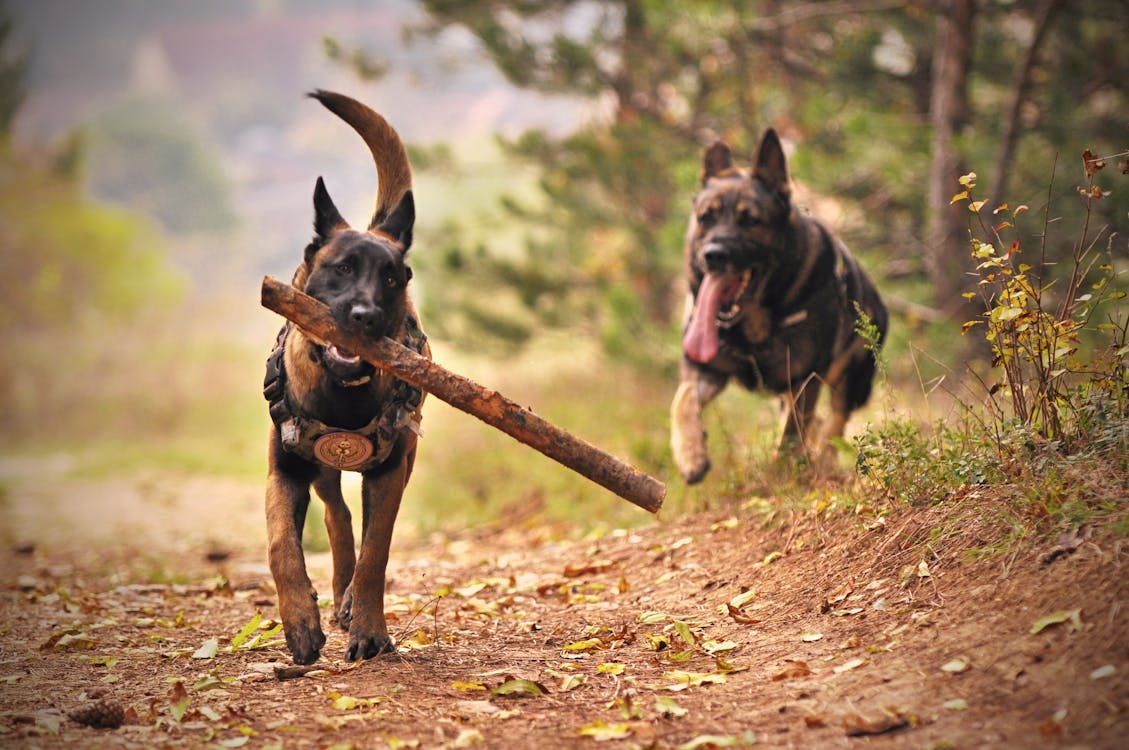
#> input picture data/dogs.jpeg, 1129 x 750 px, found by its file name
$ python roi.py
#> lines starting #> are read from the running program, lines starting #| are printed output that depends on the picture; after the words box and inside, x2 and y2 are one past the last pixel; in counts of white or black regions, pixels touching at a corner belong together
import cv2

img = cv2.imread("data/dogs.jpeg")
#> img is the input picture: shape (750, 1129, 3); mean B, G, R 94.4, 128.4, 158.6

x = 30
y = 40
w = 75
h = 100

roi = img[y:y+h, x:x+w]
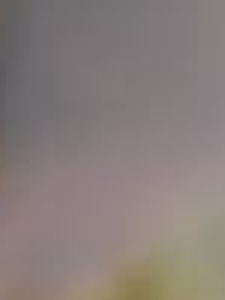
#> roi: shape (100, 75, 3) (shown 3 times larger); mean B, G, R 123, 125.8, 135.9

print(roi.shape)
#| (100, 75, 3)

img[75:150, 100:250] = [0, 255, 255]
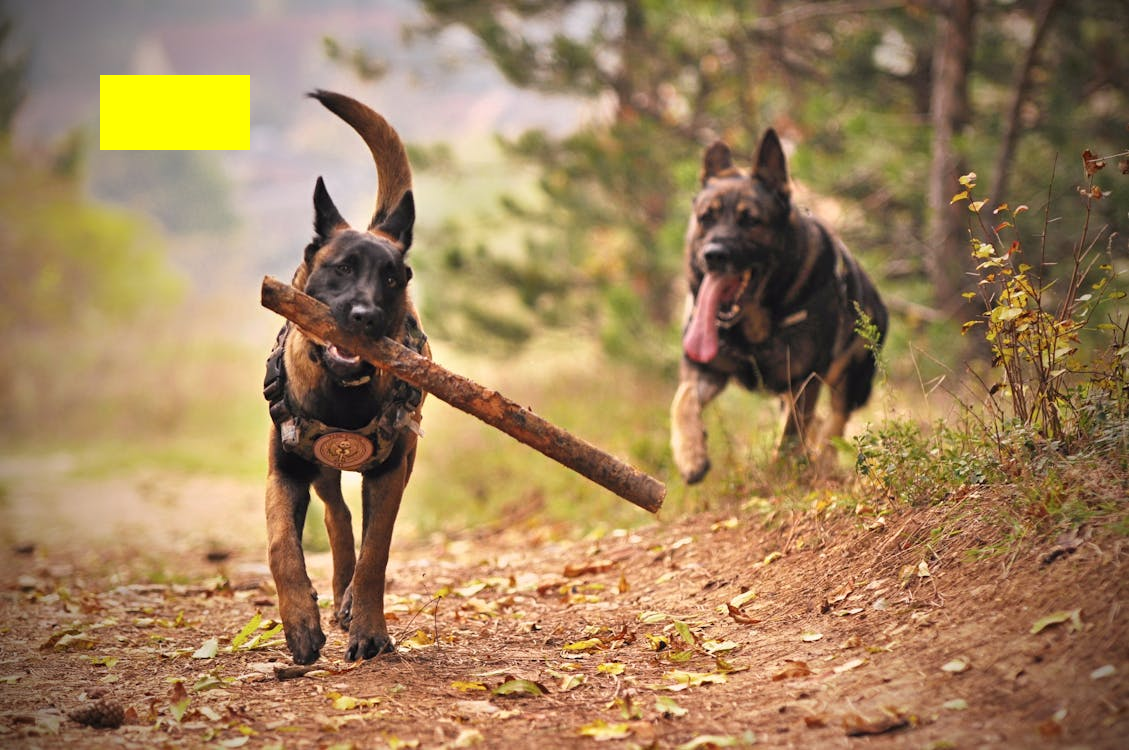
#> img: shape (750, 1129, 3); 1.33% of pixels changed, all inside (x1, y1, x2, y2) = (100, 75, 250, 150)

cv2.imshow("ROI", roi)
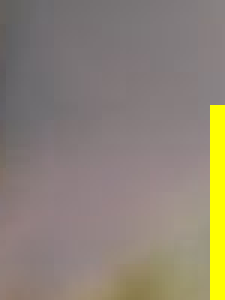
#> window 'ROI': shape (100, 75, 3) (shown 3 times larger); mean B, G, R 117.2, 130.7, 140.4
cv2.imshow("Changed image", img)

cv2.waitKey(0)
cv2.destroyAllWindows()

# [13 lines of commented-out code are left out]

$ run again, with data/cats.jpeg copied over data/dogs.jpeg
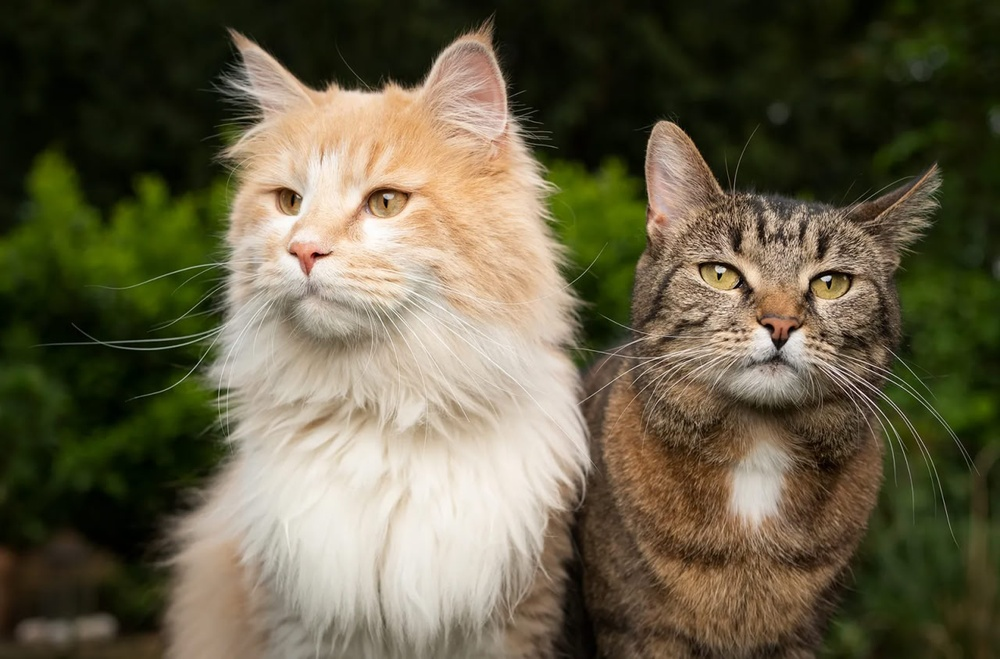
#> input picture data/cats.jpeg, 1000 x 659 px, shrunk from 1280 x 843 before the run, found by its file name
#> img is the input picture: shape (659, 1000, 3); mean B, G, R 70.6, 94.4, 101.1
#| (100, 75, 3)
#> `img[75:150, 100:250] = [0, 255, 255]`:
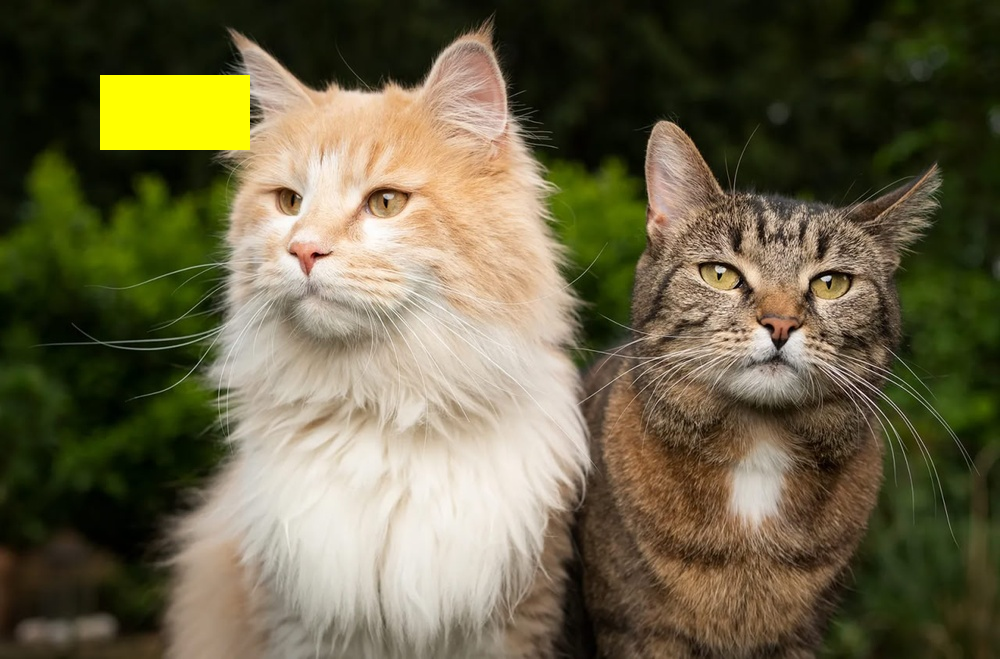
#> img: shape (659, 1000, 3); 1.71% of pixels changed, all inside (x1, y1, x2, y2) = (100, 75, 250, 150)
#> `cv2.imshow("ROI", roi)`:
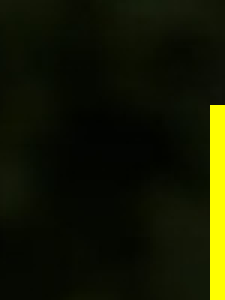
#> window 'ROI': shape (100, 75, 3) (shown 3 times larger); mean B, G, R 2.5, 23.4, 19.9

$ run again, with data/house.jpg copied over data/dogs.jpeg
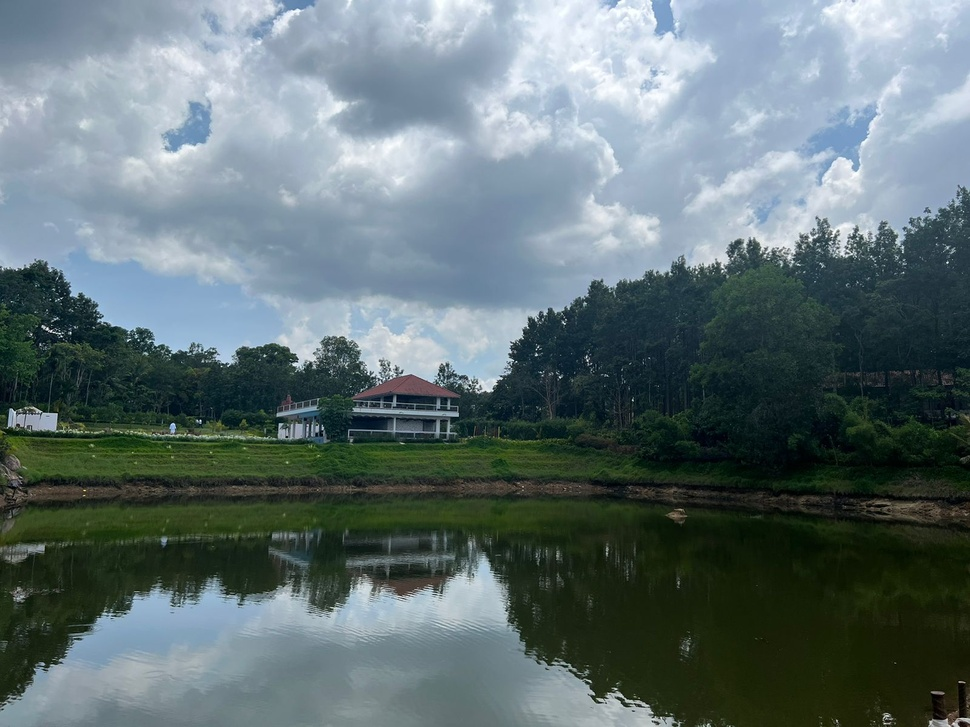
#> input picture data/house.jpg, 970 x 727 px, shrunk from 1600 x 1200 before the run, found by its file name
#> img is the input picture: shape (727, 970, 3); mean B, G, R 115.7, 113.3, 97.2
#| (100, 75, 3)
#> `img[75:150, 100:250] = [0, 255, 255]`:
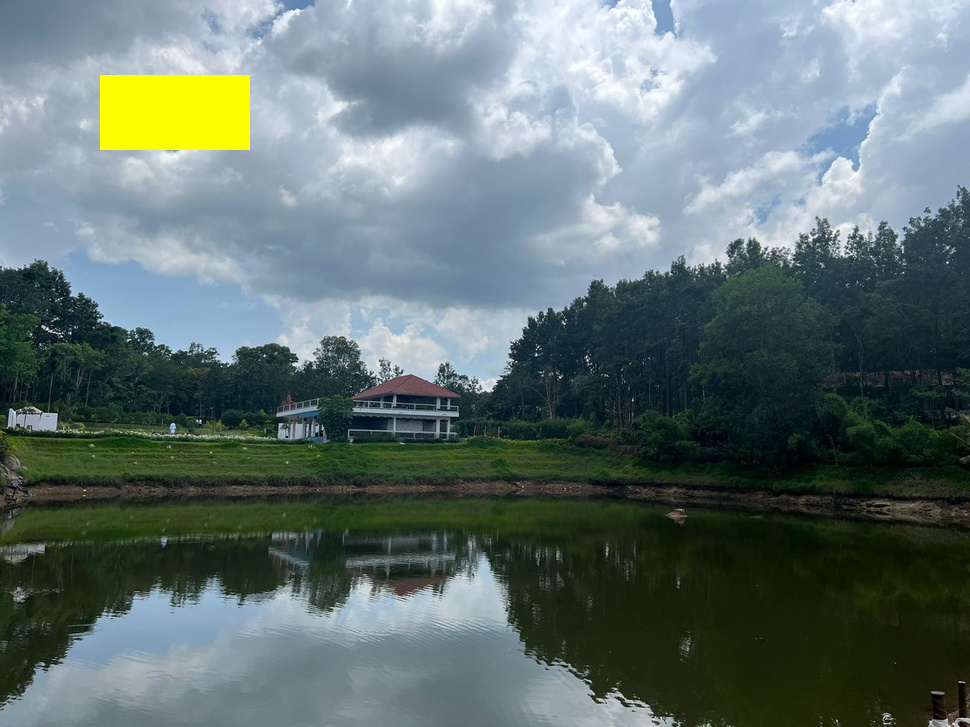
#> img: shape (727, 970, 3); 1.6% of pixels changed, all inside (x1, y1, x2, y2) = (100, 75, 250, 150)
#> `cv2.imshow("ROI", roi)`:
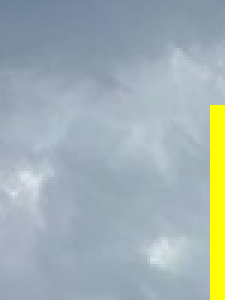
#> window 'ROI': shape (100, 75, 3) (shown 3 times larger); mean B, G, R 177.8, 176, 161.9
